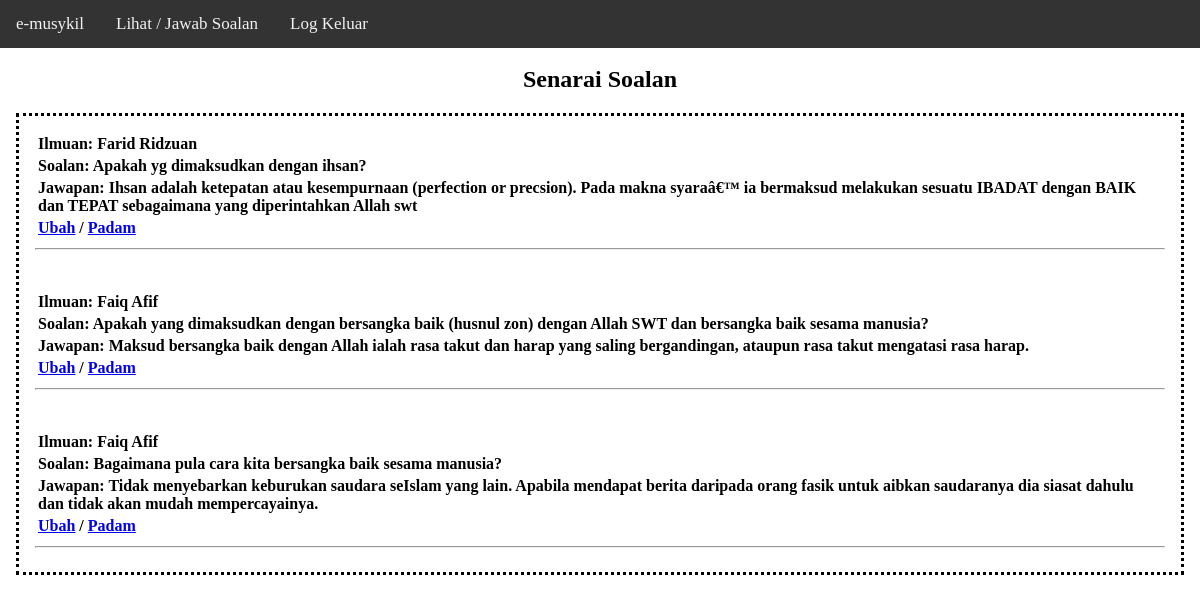
Page /adminlist.php on the committed database.
### tables this page shows
CREATE TABLE `list` (
  `id` int(11) NOT NULL,
  `category` varchar(25) NOT NULL,
  `scholar` varchar(25) NOT NULL,
  `question` varchar(1000) NOT NULL,
  `answer` varchar(10000) NOT NULL
);

### adminlist.php (the view, shortened to what this page needs)
<!DOCTYPE html>
<html>
<head>
</head>
<body>
<div class="page-wrap">
<div class="navbar">
  <a href="adminpage.php">e-musykil</a>
  <a href="adminlist.php">Lihat / Jawab Soalan</a>
  <a href="home.php">Log Keluar</a>
</div>
<div class="main">
<h2>Senarai Soalan</h2>
<?php
include("dbase.php");
$query = "SELECT * FROM list";
$result = mysqli_query($conn, $query);
while($row = mysqli_fetch_array($result)) {
	$id = $row["id"];
	$scholar = $row['scholar'];
	$question = $row["question"];
	$answer = $row['answer'];
?>
<form action="/action_page.php">
  <div class="container">
    <table>
    <tr>
    <th>Ilmuan: <?php echo $scholar; ?></th>
    <td>
    </td>
    </tr>
	<tr>
    <th>Soalan: <?php echo $question; ?></th>
    <td>
    </td>
    </tr>
    <tr>
    <th>Jawapan: <?php echo $answer; ?></th>
    <td>
    </td>
    </tr>
	<tr>
    <th><a href="adminanswerquestion.php?id=<?php echo $id; ?>">Ubah</a>
	/ <a href="admindelete.php?id=<?php echo $id; ?>">Padam</a></th>
    <td>
    </td>
    </tr>
    </table>
	<hr>
   </div>
  <?php
}
	?>
</form>
</div>
</div>
</body>
</html>

### adminlist.php (style rules this page uses)
form { border: 3px dotted black; }
.container { padding: 16px; margin: left; }
body { margin:0; }
.navbar { overflow: hidden; background-color: #333; position: fixed; top: 0; width: 100%; }
.navbar a { float: left; display: block; color: #f2f2f2; text-align: center; padding: 14px 16px; text-decoration: none; font-size: 17px; }
.main { padding: 16px; margin-top: 30px; height: 1500px; }
h2 { text-align: center; }
table,th,td { text-align: left; width: 500 px; height: 100 px; }

### rows in the picture
list: scholar "Farid Ridzuan", question "Apakah yg dimaksudkan dengan ihsan?", answer "Ihsan adalah ketepatan atau kesempurnaan (perfection or precsion). Pada makna syaraâ€™ ia bermaksud melakukan sesuatu IBADAT dengan BAIK dan TEPAT sebagaimana yang diperintahkan Allah swt"
list: scholar "Faiq Afif", question "Apakah yang dimaksudkan dengan bersangka baik (husnul zon) dengan Allah SWT dan bersangka baik sesama manusia?", answer "Maksud bersangka baik dengan Allah ialah rasa takut dan harap yang saling bergandingan, ataupun rasa takut mengatasi rasa harap."
list: scholar "Faiq Afif", question "Bagaimana pula cara kita bersangka baik sesama manusia?", answer "Tidak menyebarkan keburukan saudara seIslam yang lain. Apabila mendapat berita daripada orang fasik untuk aibkan saudaranya dia siasat dahulu dan tidak akan mudah mempercayainya."
